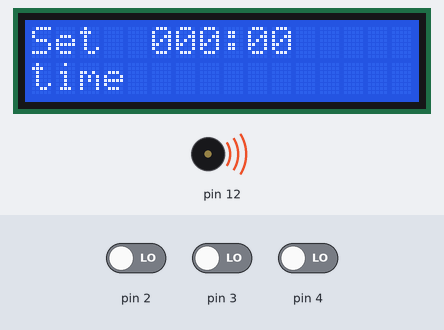
Simulated run of this program. Board: Arduino Uno, built with avr-gcc and run on an emulated ATmega328P. Shown: 16×2 character LCD, buzzer (waves = sounding). Inputs (shaded band) come from the test bench; at power-on: pin 2 LOW, pin 3 LOW, pin 4 LOW. What the program prints to the serial monitor is not drawn.

Above: at 0.66 s.
At 1.2 s:
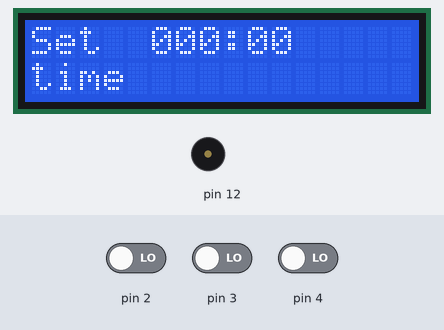
1.3 s: pin 2 driven HIGH
At 2.2 s:
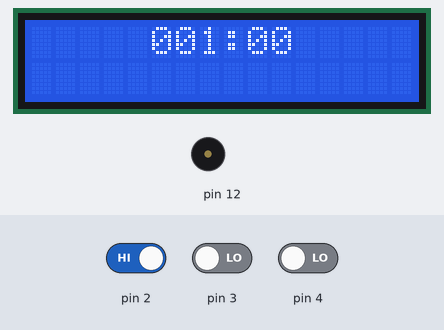
Timing chart, 0 to 4.3 s (numbered marks = the images above; inputs shaded):
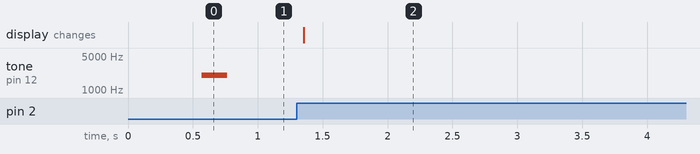

The program:

main.cpp
```cpp
#include "main.h"

/* Private Function Prototypes */
static void protimer_event_dispatcher( protimer_t *const mobj, event_t const *const e );
static uint8_t process_button_pad_value( uint8_t btn_pad_value );
static void display_init( void );

/* Main Application Object */
static protimer_t protimer;

void setup()
{
  /* This is used for debugging */
  Serial.begin(115200);
  pinMode( PIN_BUTTON1, INPUT );
  pinMode( PIN_BUTTON2, INPUT );
  pinMode( PIN_BUTTON3, INPUT );
  display_init();

  protimer_init( &protimer );
}

void loop()
{
  uint8_t b1, b2, b3, btn_pad_value;
  protimer_user_event_t user_event;
  static protimer_tick_event_t tick_event;
  static uint32_t current_time = millis();

  /* Read the Buton Pad Status */
  b1 = digitalRead( PIN_BUTTON1 );
  b2 = digitalRead( PIN_BUTTON2 );
  b3 = digitalRead( PIN_BUTTON3 );

  btn_pad_value = (b1<<2u) | (b2<<1u) | (b3<<0u);
  /* Software Button debouncing */
  btn_pad_value = process_button_pad_value( btn_pad_value );
  if( btn_pad_value )
  {
    if( btn_pad_value == BTN_PAD_VALUE_INC_TIME )
    {
      user_event.super.sig = INC_TIME;
    }
    else if( btn_pad_value == BTN_PAD_VALUE_DEC_TIME )
    {
      user_event.super.sig = DEC_TIME;
    }
    else if( btn_pad_value == BTN_PAD_VALUE_SP )
    {
      user_event.super.sig = START_PAUSE;
    }
    else if( btn_pad_value == BTN_PAD_VALUE_ABRT )
    {
      user_event.super.sig = ABRT;
    }

    /* dispatch the event */
    protimer_event_dispatcher( &protimer, &user_event.super );
  }

  /* Dispatch the TIME TICK event every 100 ms */
  if( (millis() - current_time) >= 100 )
  {
    current_time = millis();
    tick_event.super.sig = TIME_TICK;
    tick_event.ss++;
    if( tick_event.ss > 10 )
    {
      tick_event.ss = 1;
    }
    /* dispatch the event */
    protimer_event_dispatcher( &protimer, &tick_event.super );
  }
}

/* Private Function Definitions */
static void protimer_event_dispatcher( protimer_t *const mobj, event_t const *const e )
{
  event_status_t status;
  protimer_state_t source, target;

  source = mobj->active_state;
  status = protimer_state_machine( mobj, e );

  if(status == EVENT_TRANSITION)
  {
    target = mobj->active_state;
    event_t ee;
    /* run the exit action for the source state */
    ee.sig = EXIT;
    mobj->active_state = source;
    protimer_state_machine( mobj, &ee );

    /* run the entry action for the target state */
    ee.sig = ENTRY;
    mobj->active_state = target;
    protimer_state_machine( mobj , &ee );
  }
}

static uint8_t process_button_pad_value( uint8_t btn_pad_value )
{
  static button_state_t btn_sm_state = NOT_PRESSED;
  static uint32_t curr_time;
  switch( btn_sm_state )
  {
    case NOT_PRESSED:
      if( btn_pad_value )
      {
        btn_sm_state = BOUNCE;
        curr_time = millis();
      }
    break;
    case BOUNCE:
      if( millis() - curr_time > 50 )
      {
        if( btn_pad_value )
        {
          btn_sm_state = PRESSED;
          return btn_pad_value;
        }
        else
        {
          btn_sm_state = NOT_PRESSED;
        }
      }
    break;
    case PRESSED:
      if( !btn_pad_value )
      {
        btn_sm_state = BOUNCE;
        curr_time = millis();
      }
    break;
  }
  return 0;
}

static void display_init( void )
{
  lcd_begin( 16, 2);
  lcd_clear();
  lcd_move_cursor_L_to_R();
  lcd_set_cursor( 0, 0);
  lcd_no_auto_scroll();
  lcd_cursor_off();
}
```

main.h
```cpp
#ifndef MAIN_H_
#define MAIN_H_

#include <Arduino.h>
#include <LiquidCrystal.h>
#include "lcd.h"

#define PIN_BUTTON1             2u
#define PIN_BUTTON2             3u
#define PIN_BUTTON3             4u
#define PIN_BUZZER              12u

/* LCD Pin Connections */
#define PIN_LCD_RS              5u
#define PIN_LCD_RW              6u
#define PIN_LCD_EN              7u
#define PIN_LCD_D4              8u
#define PIN_LCD_D5              9u
#define PIN_LCD_D6              10u
#define PIN_LCD_D7              11u

#define BTN_PAD_VALUE_INC_TIME  4u
#define BTN_PAD_VALUE_DEC_TIME  2u
#define BTN_PAD_VALUE_ABRT      6u
#define BTN_PAD_VALUE_SP        1u

typedef enum
{
  NOT_PRESSED,
  BOUNCE,
  PRESSED
} button_state_t;

/* Signals of the Application */
typedef enum
{
  INC_TIME = 0,
  DEC_TIME,
  TIME_TICK,
  START_PAUSE,
  ABRT,
  /* Internal Activity Signals */
  ENTRY,
  EXIT
} protimer_signal_t;

/* Various States of the Application */
typedef enum
{
  IDLE = 0,
  TIME_SET,
  COUNTDOWN,
  PAUSE,
  STAT,
} protimer_state_t;

/* Generic (Super) Event Structure */
typedef struct
{
  uint8_t sig;
} event_t;

/* For user generated events */
typedef struct
{
  event_t super;
} protimer_user_event_t;

/* For Tick Events */
typedef struct
{
  event_t super;
  uint8_t ss;
} protimer_tick_event_t;

typedef enum
{
  EVENT_HANDLED = 0,
  EVENT_IGNORED,
  EVENT_TRANSITION
} event_status_t;

/* Main Application Structure */
typedef struct
{
  uint32_t          curr_time;
  uint32_t          elapsed_time;
  uint32_t          pro_time;
  protimer_state_t  active_state;
} protimer_t;


/* Public Function Prototpes */
void protimer_init( protimer_t *mobj );
event_status_t protimer_state_machine( protimer_t *const mobj,  event_t const *const e );

#endif 
```

protimer_state_machine.cpp
```cpp
#include "main.h"
#include "lcd.h"

/* Private Function Prototypes */
static void do_beep( void );
static void display_clear( void );
static void display_message( String s,uint8_t c , uint8_t r );
static void display_time( uint32_t time );

static event_status_t protimer_state_handler_IDLE( protimer_t  *const mobj, event_t const *const e );
static event_status_t protimer_state_handler_TIME_SET( protimer_t  *const mobj, event_t const *const e );
static event_status_t protimer_state_handler_COUNTDOWN( protimer_t  *const mobj, event_t const *const e );
static event_status_t protimer_state_handler_PAUSE( protimer_t  *const mobj, event_t const *const e );
static event_status_t protimer_state_handler_STAT( protimer_t  *const mobj, event_t const *const e );

/* Public Function Definitions */
void protimer_init( protimer_t *mobj )
{
  event_t entry_action;
  entry_action.sig = ENTRY;
  mobj->active_state = IDLE;
  mobj->pro_time = 0u;
  protimer_state_machine( mobj, &entry_action );
}

event_status_t protimer_state_machine( protimer_t *const mobj,  event_t const *const e )
{
  switch( mobj->active_state )
  {
    case IDLE:
    {
      Serial.println("IDLE STATE");
      return protimer_state_handler_IDLE( mobj, e );
    }
    case TIME_SET:
    {
      Serial.println("TIME SET STATE");
      return protimer_state_handler_TIME_SET( mobj, e );
    }
    case COUNTDOWN:
    {
      Serial.println("COUNTDOWN STATE");
      return protimer_state_handler_COUNTDOWN( mobj, e);
    }
    case PAUSE:
    {
      Serial.println("PAUSE STATE");
      return protimer_state_handler_PAUSE( mobj, e);
    }
    case STAT:
    {
      Serial.println("STATUS STATE");
      return protimer_state_handler_STAT( mobj, e);
    }
  }
  return EVENT_IGNORED;
}

/* Private Function Definitions */
static event_status_t protimer_state_handler_IDLE( protimer_t *const mobj, event_t const *const e )
{
  switch( e->sig )
  {
    case ENTRY:
    {
      mobj->curr_time = 0;
      mobj->elapsed_time = 0;
      display_time(0);
      display_message("Set", 0, 0);
      display_message("time", 0, 1);
      return EVENT_HANDLED;
    }
    case EXIT:
    {
      display_clear();
      return EVENT_HANDLED;
    }
    case INC_TIME:
    {
      mobj->curr_time += 60;
      mobj->active_state = TIME_SET;
      return EVENT_TRANSITION;
    }
    case START_PAUSE:
    {
      mobj->active_state = STAT;
      return EVENT_TRANSITION;
    }
    case TIME_TICK:
    {
      /* turn on the buzzer every 500ms */
      if( ((protimer_tick_event_t *)(e))->ss == 5)
      {
        do_beep();
        return EVENT_HANDLED;
      }
      return EVENT_IGNORED;
    }
  } /* End of Switch */

  return EVENT_IGNORED;
}

static event_status_t protimer_state_handler_TIME_SET(protimer_t *const mobj, event_t const *const e)
{
  switch( e->sig )
  {
    case ENTRY:
    {
      display_time( mobj->curr_time );
      return EVENT_HANDLED;
    }
    case EXIT:
    {
      display_clear();
      return EVENT_HANDLED;
    }
    case INC_TIME:
    {
      mobj->curr_time += 60;
      display_time( mobj->curr_time );
      return EVENT_HANDLED;
    }
    case DEC_TIME:
    {
      if( mobj->curr_time >=60 )
      {
        mobj->curr_time -= 60;
        display_time( mobj->curr_time );
        return EVENT_HANDLED;
      }
      return EVENT_IGNORED;
    }
    case ABRT:
    {
      mobj->active_state = IDLE;
      return EVENT_TRANSITION;
    }
    case START_PAUSE:
    {
      if( mobj->curr_time >= 60 )
      {
        mobj->active_state = COUNTDOWN;
        return EVENT_TRANSITION;
      }
      return EVENT_IGNORED;
    }
  }
  return EVENT_IGNORED;
}

static event_status_t protimer_state_handler_COUNTDOWN( protimer_t *const mobj, event_t const *const e )
{
  switch(e->sig)
  {
    case EXIT:
    {
      mobj->pro_time += mobj->elapsed_time;
      mobj->elapsed_time = 0;
      return EVENT_HANDLED;
    }

    case TIME_TICK:
    {
      if( ((protimer_tick_event_t*)(e))->ss == 10 )
      {
        --mobj->curr_time;
        ++mobj->elapsed_time;
        display_time(mobj->curr_time);
        if( !mobj->curr_time )
        {
          mobj->active_state = IDLE;
          return EVENT_TRANSITION;
        }
        return EVENT_HANDLED;
      }
      return EVENT_IGNORED;
    }
    case START_PAUSE:
    {
      mobj->active_state = PAUSE;
      return EVENT_TRANSITION;
    }
    case ABRT:
    {
      mobj->active_state = IDLE;
      return EVENT_TRANSITION;
    }
  }
  return EVENT_IGNORED;
}

static event_status_t protimer_state_handler_PAUSE( protimer_t *const mobj, event_t const *const e )
{
  switch(e->sig)
  {
    case ENTRY:
    {
      display_message("Paused", 5, 1);
      return EVENT_HANDLED;
    }
    case EXIT:
    {
      display_clear();
      return EVENT_HANDLED;
    }
    case INC_TIME:
    {
      mobj->curr_time += 60;
      mobj->active_state = TIME_SET;
      return EVENT_TRANSITION;
    }
    case DEC_TIME:
    {
      if(mobj->curr_time >= 60)
      {
        mobj->curr_time -= 60;
        mobj->active_state = TIME_SET;
        return EVENT_TRANSITION;
      }
      return EVENT_IGNORED;
    }
    case START_PAUSE:
    {
      mobj->active_state = COUNTDOWN;
      return EVENT_TRANSITION;
    }
    case ABRT:
    {
      mobj->active_state = IDLE;
      return EVENT_TRANSITION;
    }
  }
  return EVENT_IGNORED;
}

static event_status_t protimer_state_handler_STAT( protimer_t *const mobj, event_t const *const e )
{
  static uint8_t tick_count;

  switch( e->sig )
  {
    case ENTRY:
    {
      display_time( mobj->pro_time );
      display_message("Productive time", 1, 1);
      return EVENT_HANDLED;
    }
    case EXIT:
    {
      display_clear();
      return EVENT_HANDLED;
    }
    case TIME_TICK:
    {
      tick_count++;
      if( tick_count == 30 )
      {
        tick_count = 0;
        mobj->active_state = IDLE;
        return EVENT_TRANSITION;
      }
      return EVENT_IGNORED;
    }
  }
  return EVENT_IGNORED;
}

/* Some Helper Functions */
static void display_time( uint32_t time )
{
  char buf[7];
  String time_msg;

  uint16_t minutes = time / 60;
  uint8_t seconds = time % 60;
  sprintf(buf,"%03d:%02d", minutes, seconds );

  time_msg = (String)buf;
  lcd_set_cursor( 5, 0 );
  lcd_print_string( time_msg );
}

static void display_message( String s, uint8_t c , uint8_t r )
{
  lcd_set_cursor( c, r);
  lcd_print_string( s );
}

static void display_clear(void)
{
  lcd_clear();
}

static void do_beep(void)
{
  /* buzzer frequency is 2Khz, and run the buzzer for 200 ms */
  tone(PIN_BUZZER, 2000, 200);
}
```

lcd.cpp
```cpp
#include "lcd.h"
#include "main.h"

LiquidCrystal lcd( PIN_LCD_RS, PIN_LCD_RW, PIN_LCD_EN, PIN_LCD_D4, PIN_LCD_D5, PIN_LCD_D6, PIN_LCD_D7 );

void lcd_clear( void )
{
  lcd.clear();
}

void lcd_print_char( char c )
{
  lcd.print(c);
}

void lcd_scroll_left( void )
{
  lcd.scrollDisplayLeft();
}

void lcd_scroll_right( void )
{
  lcd.scrollDisplayRight();
}

void lcd_set_cursor( int c, int r )
{
  lcd.setCursor( c, r);
}

void lcd_no_auto_scroll( void )
{
  lcd.noAutoscroll();
}

void lcd_begin(uint8_t cols , uint8_t rows)
{
  lcd.begin( cols, rows );
}

void lcd_move_cursor_R_to_L( void )
{
  lcd.rightToLeft();
}

void lcd_move_cursor_L_to_R( void )
{
  lcd.leftToRight();
}

void lcd_cursor_off(void)
{
  lcd.noCursor();
}

void lcd_cursor_blinkoff( void )
{
  lcd.noBlink();
}

void lcd_print_number( int num )
{
  lcd.print( num );
}

void lcd_print_string( String s )
{
  lcd.print(s);
}
```

lcd.h
```cpp
#ifndef LCD_H_
#define LCD_H_

#include <Arduino.h>

void lcd_clear( void );
void lcd_print_char( char c );
void lcd_scroll_left( void );
void lcd_scroll_right( void );
void lcd_set_cursor( int c, int r );
void lcd_no_auto_scroll( void );
void lcd_begin( uint8_t cols, uint8_t rows );
void lcd_move_cursor_R_to_L( void );
void lcd_move_cursor_L_to_R( void );
void lcd_cursor_off( void );
void lcd_cursor_blinkoff( void );
void lcd_print_number( int num );
void lcd_print_string( String s );

#endif 
```

Measured:
- after the input at 1.3 s, tone on pin 12: stops changing and stays silent; the display: changes after 0.05 s (image 2)
